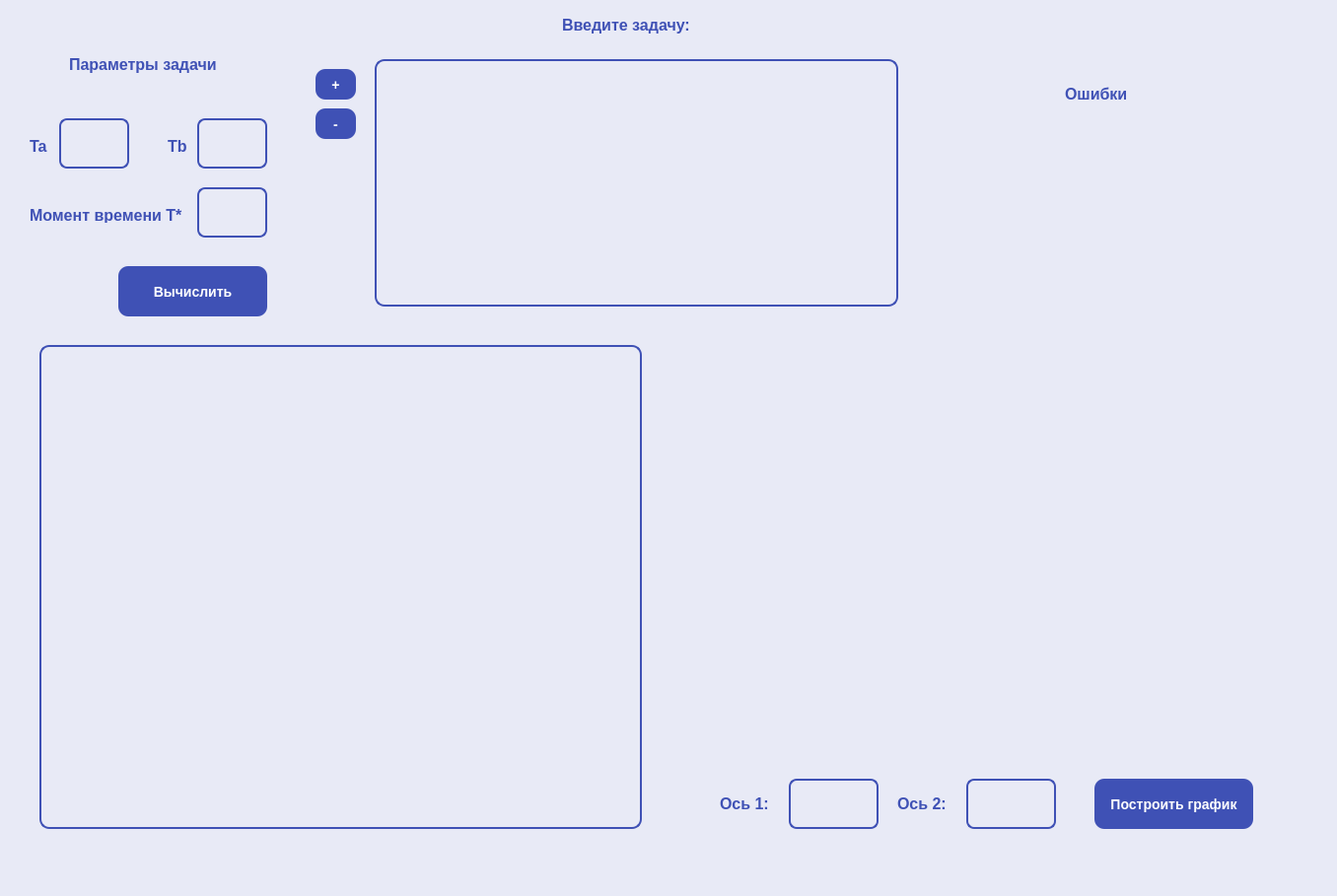
<?xml version="1.0" encoding="UTF-8"?>
<ui version="4.0">
 <class>MainWindow</class>
 <widget class="QMainWindow" name="MainWindow">
  <property name="geometry">
   <rect>
    <x>0</x>
    <y>0</y>
    <width>1356</width>
    <height>909</height>
   </rect>
  </property>
  <property name="windowTitle">
   <string>MainWindow</string>
  </property>
  <property name="styleSheet">
   <string notr="true">QWidget {
    background-color: #e8eaf6;
}
</string>
  </property>
  <widget class="QWidget" name="centralwidget">
   <widget class="QTableWidget" name="equationsTable">
    <property name="geometry">
     <rect>
      <x>380</x>
      <y>60</y>
      <width>531</width>
      <height>251</height>
     </rect>
    </property>
    <property name="minimumSize">
     <size>
      <width>531</width>
      <height>0</height>
     </size>
    </property>
    <property name="styleSheet">
     <string notr="true">/* Стиль таблицы */
QTableWidget {
    background-color: #e8eaf6;           /* Цвет фона таблицы */
    color: #1a237e;                      /* Цвет текста */
    border: 2px solid #3f51b5;           /* Рамка таблицы */
    border-radius: 10px;                 /* Скругляем углы таблицы */
    gridline-color: #c5cae9;             /* Цвет линий сетки */
    font-size: 14px;                     /* Размер шрифта */
    selection-background-color: #d1d9ff; /* Цвет выделенной строки */
    selection-color: #1a237e;            /* Цвет текста при выделении */
    word-wrap: normal;                   /* Отключаем перенос текста */
    overflow: hidden;                    /* Скрываем все, что выходит за пределы */
}

/* Стиль шапки таблицы (заголовки столбцов) */
QTableWidget::horizontalHeader {
    background-color: #e8eaf6;           /* Цвет фона шапки, такой же как у таблицы */
    color: #1a237e;                      /* Цвет текста в шапке */
    font-size: 16px;                     /* Размер шрифта для шапки */
    border: none;                        /* Убираем рамку */
    padding: 5px;                        /* Отступы в шапке */
}

QTableWidget::horizontalHeader::section {
    border: 1px solid #c5cae9;           /* Светлая рамка вокруг заголовков */
    padding: 6px 10px;                   /* Отступы в заголовке */
    text-align: center;                  /* Выравнивание текста по центру */
}

/* Стиль номеров строк */
QTableWidget::verticalHeader {
    background-color: #e8eaf6;           /* Цвет фона номеров строк */
    color: #1a237e;                      /* Цвет текста для номеров строк */
    font-size: 14px;                     /* Размер шрифта */
    border: none;                        /* Убираем рамку */
    padding: 6px 10px;                   /* Отступы для номеров строк */
}

QTableWidget::verticalHeader::section {
    border: none;                        /* Убираем рамку */
    padding: 6px 10px;                   /* Отступы */
    text-align: center;                  /* Выравнивание текста по центру */
}

/* Стиль ячеек таблицы */
QTableWidget::item {
    padding: 6px 10px;                   /* Отступы в ячейках */
    background-color: transparent;      /* Прозрачный фон ячеек */
    border: none;                        /* Без рамки */
    white-space: nowrap;                 /* Отключаем перенос текста в ячейках */
    text-align: top;                     /* Выравнивание текста по верхнему краю */
    border-radius: 10px;                 /* Скругляем углы ячеек */
    font-size: 14px;                     /* Размер шрифта текста */
    color: #1a237e;                      /* Цвет текста */
}

/* Стиль для горизонтальной прокрутки */
QScrollBar:horizontal {
    background-color: #e8eaf6;           /* Фон горизонтальной полосы прокрутки */
    height: 12px;
}

QScrollBar::handle:horizontal {
    background-color: #3f51b5;           /* Цвет ручки прокрутки */
    border-radius: 6px;
}

QScrollBar::handle:horizontal:hover {
    background-color: #5c6bc0;           /* Светлее при наведении */
}
</string>
    </property>
   </widget>
   <widget class="QPushButton" name="removeEqButton">
    <property name="geometry">
     <rect>
      <x>320</x>
      <y>110</y>
      <width>41</width>
      <height>31</height>
     </rect>
    </property>
    <property name="font">
     <font>
      <pointsize>-1</pointsize>
      <bold>true</bold>
     </font>
    </property>
    <property name="cursor">
     <cursorShape>PointingHandCursor</cursorShape>
    </property>
    <property name="styleSheet">
     <string notr="true">QPushButton {
    background-color: #3f51b5; /* светло-темно-синий */
    color: white;
    border-radius: 10px;
    padding: 8px 16px;
    font-size: 14px;
    border: none;
}

QPushButton:hover {
    background-color: #5c6bc0; /* светлее при наведении */
}

QPushButton:pressed {
    background-color: #303f9f; /* чуть темнее при нажатии */
}
</string>
    </property>
    <property name="text">
     <string>-</string>
    </property>
   </widget>
   <widget class="QPushButton" name="addEqButton">
    <property name="geometry">
     <rect>
      <x>320</x>
      <y>70</y>
      <width>41</width>
      <height>31</height>
     </rect>
    </property>
    <property name="font">
     <font>
      <pointsize>-1</pointsize>
      <bold>true</bold>
     </font>
    </property>
    <property name="cursor">
     <cursorShape>PointingHandCursor</cursorShape>
    </property>
    <property name="styleSheet">
     <string notr="true">QPushButton {
    background-color: #3f51b5; /* светло-темно-синий */
    color: white;
    border-radius: 10px;
    padding: 8px 16px;
    font-size: 14px;
    border: none;
}

QPushButton:hover {
    background-color: #5c6bc0; /* светлее при наведении */
}

QPushButton:pressed {
    background-color: #303f9f; /* чуть темнее при нажатии */
}
</string>
    </property>
    <property name="text">
     <string>+</string>
    </property>
   </widget>
   <widget class="QPushButton" name="calculateButton">
    <property name="geometry">
     <rect>
      <x>120</x>
      <y>270</y>
      <width>151</width>
      <height>51</height>
     </rect>
    </property>
    <property name="font">
     <font>
      <pointsize>-1</pointsize>
      <bold>true</bold>
     </font>
    </property>
    <property name="cursor">
     <cursorShape>PointingHandCursor</cursorShape>
    </property>
    <property name="styleSheet">
     <string notr="true">QPushButton {
    background-color: #3f51b5; /* светло-темно-синий */
    color: white;
    border-radius: 10px;
    padding: 8px 16px;
    font-size: 14px;
    border: none;
}

QPushButton:hover {
    background-color: #5c6bc0; /* светлее при наведении */
}

QPushButton:pressed {
    background-color: #303f9f; /* чуть темнее при нажатии */
}
</string>
    </property>
    <property name="text">
     <string>Вычислить</string>
    </property>
   </widget>
   <widget class="QPushButton" name="plotButton">
    <property name="geometry">
     <rect>
      <x>1110</x>
      <y>790</y>
      <width>161</width>
      <height>51</height>
     </rect>
    </property>
    <property name="font">
     <font>
      <pointsize>-1</pointsize>
      <bold>true</bold>
     </font>
    </property>
    <property name="cursor">
     <cursorShape>PointingHandCursor</cursorShape>
    </property>
    <property name="styleSheet">
     <string notr="true">QPushButton {
    background-color: #3f51b5; /* светло-темно-синий */
    color: white;
    border-radius: 10px;
    padding: 8px 16px;
    font-size: 14px;
    border: none;
}

QPushButton:hover {
    background-color: #5c6bc0; /* светлее при наведении */
}

QPushButton:pressed {
    background-color: #303f9f; /* чуть темнее при нажатии */
}
</string>
    </property>
    <property name="text">
     <string>Построить график</string>
    </property>
   </widget>
   <widget class="QTextEdit" name="axis1TF">
    <property name="geometry">
     <rect>
      <x>800</x>
      <y>790</y>
      <width>91</width>
      <height>51</height>
     </rect>
    </property>
    <property name="styleSheet">
     <string notr="true">QTextEdit {
    background-color: #e8eaf6; /* светло-синий фон */
    color: #1a237e;            /* тёмно-синий текст */
    border: 2px solid #3f51b5; /* граница, как у кнопки */
    border-radius: 8px;
    padding: 6px;
    font-size: 14px;
}
</string>
    </property>
   </widget>
   <widget class="QLabel" name="label_3">
    <property name="geometry">
     <rect>
      <x>730</x>
      <y>800</y>
      <width>51</width>
      <height>31</height>
     </rect>
    </property>
    <property name="font">
     <font>
      <pointsize>-1</pointsize>
      <bold>true</bold>
     </font>
    </property>
    <property name="styleSheet">
     <string notr="true">QLabel {
    color: #3f51b5; /* тот же оттенок синего, что и кнопка */
    font-size: 16px;
    font-weight: bold;
}
</string>
    </property>
    <property name="text">
     <string>Ось 1:</string>
    </property>
   </widget>
   <widget class="QLabel" name="label_4">
    <property name="geometry">
     <rect>
      <x>910</x>
      <y>800</y>
      <width>51</width>
      <height>31</height>
     </rect>
    </property>
    <property name="font">
     <font>
      <pointsize>-1</pointsize>
      <bold>true</bold>
     </font>
    </property>
    <property name="styleSheet">
     <string notr="true">QLabel {
    color: #3f51b5; /* тот же оттенок синего, что и кнопка */
    font-size: 16px;
    font-weight: bold;
}
</string>
    </property>
    <property name="text">
     <string>Ось 2:</string>
    </property>
   </widget>
   <widget class="QTextEdit" name="axis2TF">
    <property name="geometry">
     <rect>
      <x>980</x>
      <y>790</y>
      <width>91</width>
      <height>51</height>
     </rect>
    </property>
    <property name="styleSheet">
     <string notr="true">QTextEdit {
    background-color: #e8eaf6; /* светло-синий фон */
    color: #1a237e;            /* тёмно-синий текст */
    border: 2px solid #3f51b5; /* граница, как у кнопки */
    border-radius: 8px;
    padding: 6px;
    font-size: 14px;
}

/* Стили для вертикального и горизонтального ползунков */
QTextEdit::vertical scrollbar, QTextEdit::horizontal scrollbar {
    width: 8px;
    height: 8px;
    background: transparent;
}

/* Стили для самого ползунка */
QTextEdit::vertical scrollbar::handle, QTextEdit::horizontal scrollbar::handle {
    background-color: #3f51b5; /* цвет ползунка */
    border-radius: 4px;
}

/* При наведении на ползунок */
QTextEdit::vertical scrollbar::handle:hover, QTextEdit::horizontal scrollbar::handle:hover {
    background-color: #5c6bc0; /* светлее при наведении */
}

/* Убираем стрелки на ползунке */
QTextEdit::vertical scrollbar::add-line, QTextEdit::horizontal scrollbar::add-line,
QTextEdit::vertical scrollbar::sub-line, QTextEdit::horizontal scrollbar::sub-line {
    background: transparent;
}

/* Убираем фон страниц прокрутки */
QTextEdit::vertical scrollbar::add-page, QTextEdit::horizontal scrollbar::add-page,
QTextEdit::vertical scrollbar::sub-page, QTextEdit::horizontal scrollbar::sub-page {
    background: transparent;
}
</string>
    </property>
   </widget>
   <widget class="QLabel" name="errorsLabel">
    <property name="geometry">
     <rect>
      <x>960</x>
      <y>130</y>
      <width>301</width>
      <height>171</height>
     </rect>
    </property>
    <property name="styleSheet">
     <string notr="true">QLabel {
    color: #c62828;             /* красный текст */
    background-color: #fff5f5;  /* очень светлый красный фон */
    border: 1px solid #c62828;  /* тонкая красная рамка */
    border-radius: 10px;        /* скруглённые углы */
    padding: 6px 10px;          /* отступы внутри */
    font-size: 13px;            /* тот же размер шрифта */
}
font: 11pt &quot;SimSun&quot;;</string>
    </property>
    <property name="text">
     <string/>
    </property>
   </widget>
   <widget class="QLabel" name="label_2">
    <property name="geometry">
     <rect>
      <x>30</x>
      <y>140</y>
      <width>21</width>
      <height>16</height>
     </rect>
    </property>
    <property name="styleSheet">
     <string notr="true">QLabel {
    color: #3f51b5; /* тот же оттенок синего, что и кнопка */
    font-size: 16px;
    font-weight: bold;
}
</string>
    </property>
    <property name="text">
     <string>Ta</string>
    </property>
   </widget>
   <widget class="QLabel" name="label_5">
    <property name="geometry">
     <rect>
      <x>170</x>
      <y>140</y>
      <width>21</width>
      <height>16</height>
     </rect>
    </property>
    <property name="styleSheet">
     <string notr="true">QLabel {
    color: #3f51b5; /* тот же оттенок синего, что и кнопка */
    font-size: 16px;
    font-weight: bold;
}
</string>
    </property>
    <property name="text">
     <string>Tb</string>
    </property>
   </widget>
   <widget class="QTextEdit" name="ta_textEdit">
    <property name="geometry">
     <rect>
      <x>60</x>
      <y>120</y>
      <width>71</width>
      <height>51</height>
     </rect>
    </property>
    <property name="styleSheet">
     <string notr="true">QTextEdit {
    background-color: #e8eaf6; /* светло-синий фон */
    color: #1a237e;            /* тёмно-синий текст */
    border: 2px solid #3f51b5; /* граница, как у кнопки */
    border-radius: 8px;
    padding: 6px;
    font-size: 14px;
}

/* Стили для вертикального и горизонтального ползунков */
QTextEdit::vertical scrollbar, QTextEdit::horizontal scrollbar {
    width: 8px;
    height: 8px;
    background: transparent;
}

/* Стили для самого ползунка */
QTextEdit::vertical scrollbar::handle, QTextEdit::horizontal scrollbar::handle {
    background-color: #3f51b5; /* цвет ползунка */
    border-radius: 4px;
}

/* При наведении на ползунок */
QTextEdit::vertical scrollbar::handle:hover, QTextEdit::horizontal scrollbar::handle:hover {
    background-color: #5c6bc0; /* светлее при наведении */
}

/* Убираем стрелки на ползунке */
QTextEdit::vertical scrollbar::add-line, QTextEdit::horizontal scrollbar::add-line,
QTextEdit::vertical scrollbar::sub-line, QTextEdit::horizontal scrollbar::sub-line {
    background: transparent;
}

/* Убираем фон страниц прокрутки */
QTextEdit::vertical scrollbar::add-page, QTextEdit::horizontal scrollbar::add-page,
QTextEdit::vertical scrollbar::sub-page, QTextEdit::horizontal scrollbar::sub-page {
    background: transparent;
}
</string>
    </property>
   </widget>
   <widget class="QTextEdit" name="tb_textEdit">
    <property name="geometry">
     <rect>
      <x>200</x>
      <y>120</y>
      <width>71</width>
      <height>51</height>
     </rect>
    </property>
    <property name="styleSheet">
     <string notr="true">QTextEdit {
    background-color: #e8eaf6; /* светло-синий фон */
    color: #1a237e;            /* тёмно-синий текст */
    border: 2px solid #3f51b5; /* граница, как у кнопки */
    border-radius: 8px;
    padding: 6px;
    font-size: 14px;
}

/* Стили для вертикального и горизонтального ползунков */
QTextEdit::vertical scrollbar, QTextEdit::horizontal scrollbar {
    width: 8px;
    height: 8px;
    background: transparent;
}

/* Стили для самого ползунка */
QTextEdit::vertical scrollbar::handle, QTextEdit::horizontal scrollbar::handle {
    background-color: #3f51b5; /* цвет ползунка */
    border-radius: 4px;
}

/* При наведении на ползунок */
QTextEdit::vertical scrollbar::handle:hover, QTextEdit::horizontal scrollbar::handle:hover {
    background-color: #5c6bc0; /* светлее при наведении */
}

/* Убираем стрелки на ползунке */
QTextEdit::vertical scrollbar::add-line, QTextEdit::horizontal scrollbar::add-line,
QTextEdit::vertical scrollbar::sub-line, QTextEdit::horizontal scrollbar::sub-line {
    background: transparent;
}

/* Убираем фон страниц прокрутки */
QTextEdit::vertical scrollbar::add-page, QTextEdit::horizontal scrollbar::add-page,
QTextEdit::vertical scrollbar::sub-page, QTextEdit::horizontal scrollbar::sub-page {
    background: transparent;
}
</string>
    </property>
   </widget>
   <widget class="QTextEdit" name="ts_textEdit">
    <property name="geometry">
     <rect>
      <x>200</x>
      <y>190</y>
      <width>71</width>
      <height>51</height>
     </rect>
    </property>
    <property name="styleSheet">
     <string notr="true">QTextEdit {
    background-color: #e8eaf6; /* светло-синий фон */
    color: #1a237e;            /* тёмно-синий текст */
    border: 2px solid #3f51b5; /* граница, как у кнопки */
    border-radius: 8px;
    padding: 6px;
    font-size: 14px;
}

/* Стили для вертикального и горизонтального ползунков */
QTextEdit::vertical scrollbar, QTextEdit::horizontal scrollbar {
    width: 8px;
    height: 8px;
    background: transparent;
}

/* Стили для самого ползунка */
QTextEdit::vertical scrollbar::handle, QTextEdit::horizontal scrollbar::handle {
    background-color: #3f51b5; /* цвет ползунка */
    border-radius: 4px;
}

/* При наведении на ползунок */
QTextEdit::vertical scrollbar::handle:hover, QTextEdit::horizontal scrollbar::handle:hover {
    background-color: #5c6bc0; /* светлее при наведении */
}

/* Убираем стрелки на ползунке */
QTextEdit::vertical scrollbar::add-line, QTextEdit::horizontal scrollbar::add-line,
QTextEdit::vertical scrollbar::sub-line, QTextEdit::horizontal scrollbar::sub-line {
    background: transparent;
}

/* Убираем фон страниц прокрутки */
QTextEdit::vertical scrollbar::add-page, QTextEdit::horizontal scrollbar::add-page,
QTextEdit::vertical scrollbar::sub-page, QTextEdit::horizontal scrollbar::sub-page {
    background: transparent;
}
</string>
    </property>
   </widget>
   <widget class="QLabel" name="label_6">
    <property name="geometry">
     <rect>
      <x>30</x>
      <y>210</y>
      <width>161</width>
      <height>16</height>
     </rect>
    </property>
    <property name="styleSheet">
     <string notr="true">QLabel {
    color: #3f51b5; /* тот же оттенок синего, что и кнопка */
    font-size: 16px;
    font-weight: bold;
}
</string>
    </property>
    <property name="text">
     <string>Момент времени T*</string>
    </property>
   </widget>
   <widget class="QTableWidget" name="resTable">
    <property name="geometry">
     <rect>
      <x>40</x>
      <y>350</y>
      <width>611</width>
      <height>491</height>
     </rect>
    </property>
    <property name="styleSheet">
     <string notr="true">QTableWidget {
    background-color: #e8eaf6;            /* светло-синий фон */
    color: #1a237e;                       /* тёмный текст */
    border: 2px solid #3f51b5;            /* рамка, как у textedit */
    border-radius: 10px;
    gridline-color: #c5cae9;              /* мягкие линии сетки */
    font-size: 14px;
    selection-background-color: #d1d9ff;  /* светло-синее выделение */
    selection-color: #1a237e;
}

QHeaderView::section {
    background-color: #e8eaf6;            /* шапка — в цвет таблицы */
    color: #1a237e;
    font-weight: bold;
    border: none;
    padding: 6px;
}

QTableCornerButton::section {
    background-color: #e8eaf6;            /* убираем белый угол */
    border: none;
}

/* Ячейки */
QTableWidget::item {
    padding: 6px;
    background-color: transparent;
    border: none;
}

QTableWidget::item:selected {
    background-color: #d1d9ff;
    color: #1a237e;
}

/* Поле ввода при редактировании ячеек */
QLineEdit {
    background-color: #3f51b5;
    color: white;
    border: none;
    border-radius: 10px;
    padding: 6px 10px;
    font-size: 14px;
}

QLineEdit:focus {
    background-color: #5c6bc0;
}
</string>
    </property>
   </widget>
   <widget class="QLabel" name="label_8">
    <property name="geometry">
     <rect>
      <x>570</x>
      <y>10</y>
      <width>141</width>
      <height>31</height>
     </rect>
    </property>
    <property name="font">
     <font>
      <pointsize>-1</pointsize>
      <bold>true</bold>
     </font>
    </property>
    <property name="styleSheet">
     <string notr="true">QLabel {
    color: #3f51b5; /* тот же оттенок синего, что и кнопка */
    font-size: 16px;
    font-weight: bold;
}
</string>
    </property>
    <property name="text">
     <string>Введите задачу:</string>
    </property>
   </widget>
   <widget class="QLabel" name="label_9">
    <property name="geometry">
     <rect>
      <x>70</x>
      <y>50</y>
      <width>161</width>
      <height>31</height>
     </rect>
    </property>
    <property name="font">
     <font>
      <pointsize>-1</pointsize>
      <bold>true</bold>
     </font>
    </property>
    <property name="styleSheet">
     <string notr="true">QLabel {
    color: #3f51b5; /* тот же оттенок синего, что и кнопка */
    font-size: 16px;
    font-weight: bold;
}
</string>
    </property>
    <property name="text">
     <string>Параметры задачи</string>
    </property>
   </widget>
   <widget class="QLabel" name="label_10">
    <property name="geometry">
     <rect>
      <x>1080</x>
      <y>80</y>
      <width>71</width>
      <height>31</height>
     </rect>
    </property>
    <property name="font">
     <font>
      <pointsize>-1</pointsize>
      <bold>true</bold>
     </font>
    </property>
    <property name="styleSheet">
     <string notr="true">QLabel {
    color: #3f51b5; /* тот же оттенок синего, что и кнопка */
    font-size: 16px;
    font-weight: bold;
}
</string>
    </property>
    <property name="text">
     <string>Ошибки</string>
    </property>
   </widget>
   <widget class="QLabel" name="PlotLabel">
    <property name="geometry">
     <rect>
      <x>750</x>
      <y>340</y>
      <width>511</width>
      <height>431</height>
     </rect>
    </property>
    <property name="styleSheet">
     <string notr="true">QLabel {
    qproperty-scaledContents: true;
}</string>
    </property>
    <property name="text">
     <string/>
    </property>
   </widget>
  </widget>
  <widget class="QStatusBar" name="statusbar"/>
 </widget>
 <resources/>
 <connections/>
</ui>
